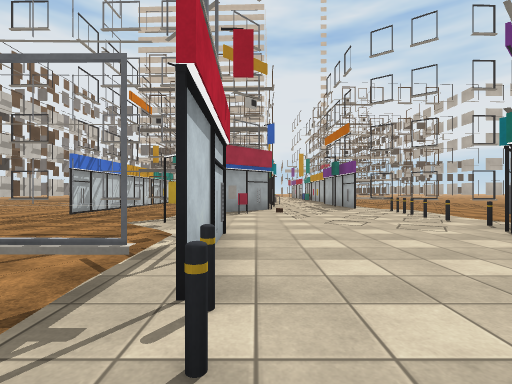
[1] (above)

24 first-person views from a walk through a scene from a Unity 3-D project. The camera is 1.2 m above the floor, looks level and sees 85° across. The floor is counted in squares, 2 m on a side. Each view is taken from the middle of a square. On the plan, view 1 faces up. The plan holds only what a view shows up to about 9 squares ahead; the rest is blank. The place goes on beyond the plan. The player is left out. Some animated figures are left out. Surface patterns are stand-ins for the level's own textures.

[2]
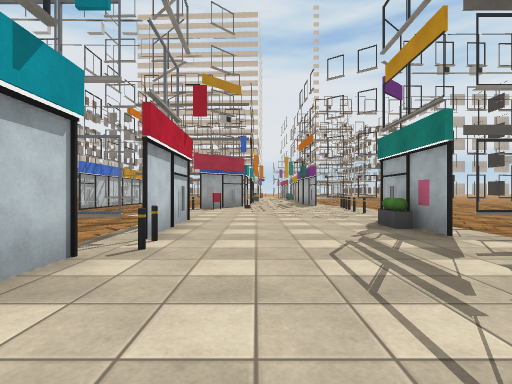

[3]
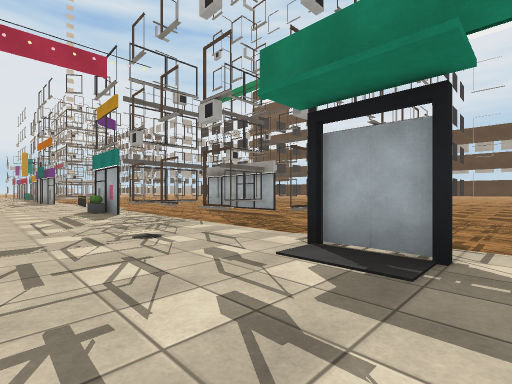

[4]
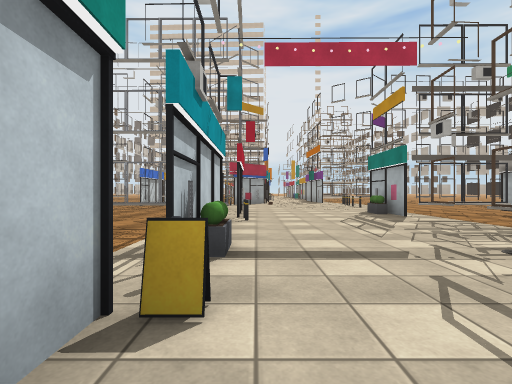

[5]
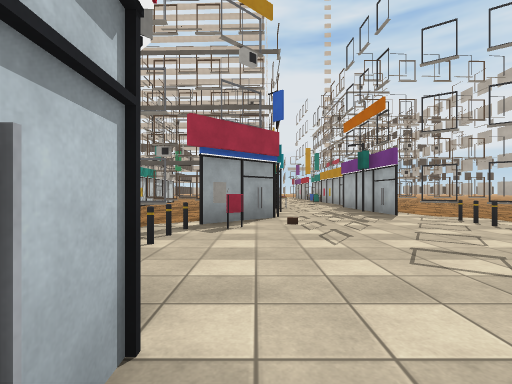

[6]
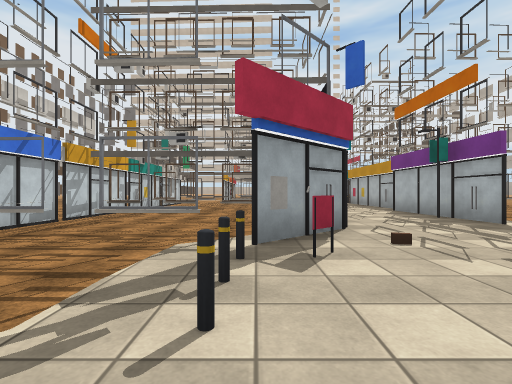

[7]
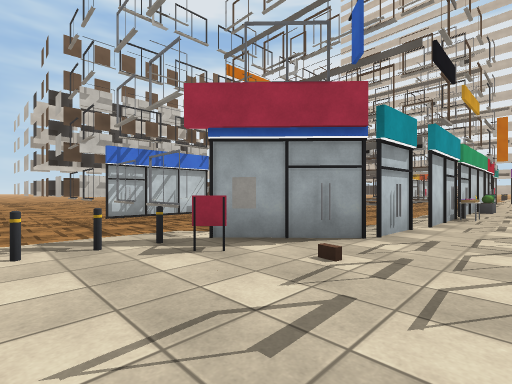

[8]
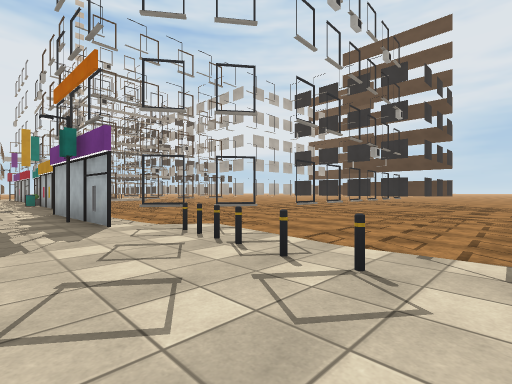

[9]
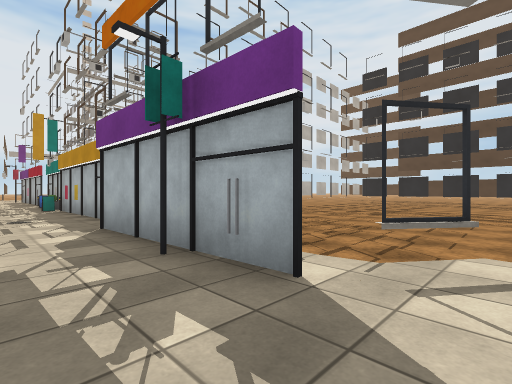

[10]
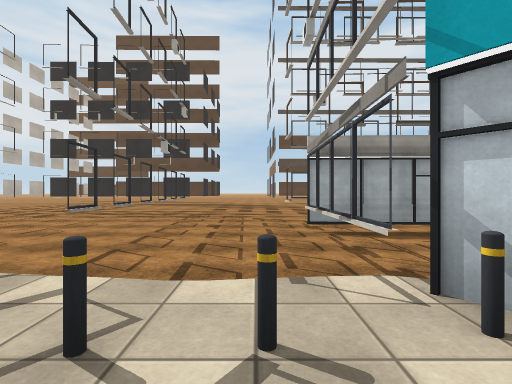

[11]
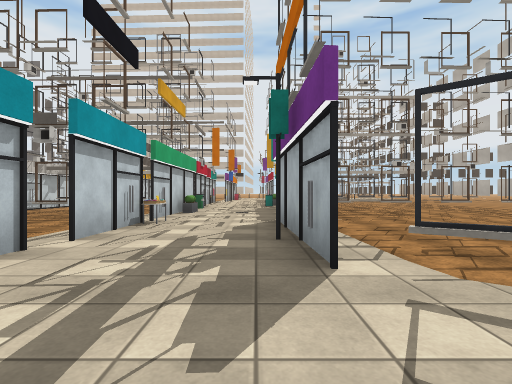

[12]
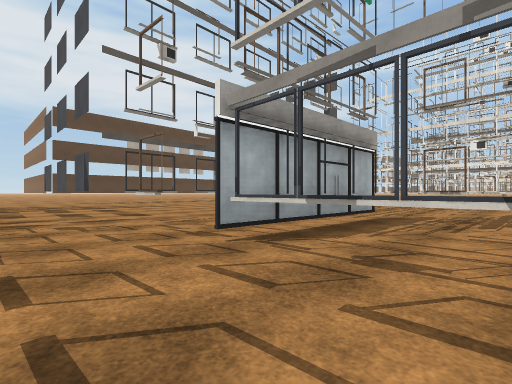

[13]
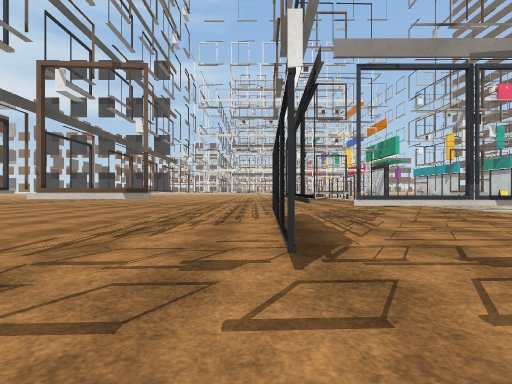

[14]
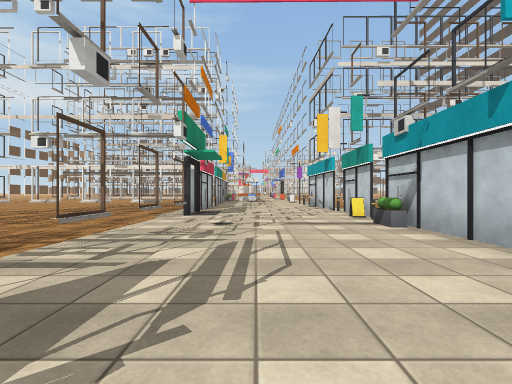

[15]
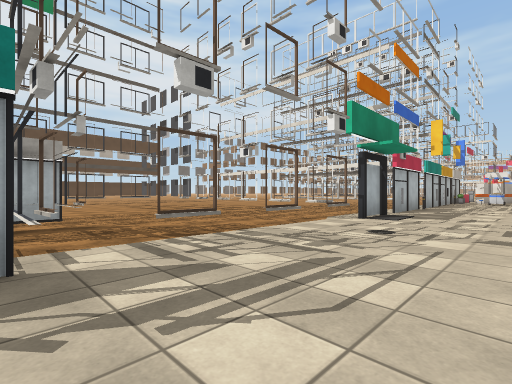

[16]
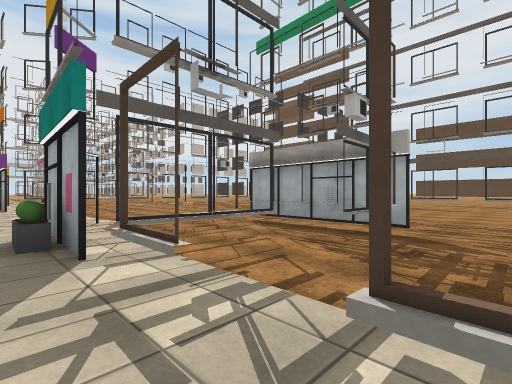

[17]
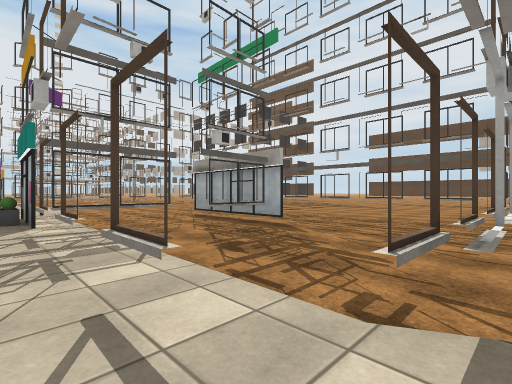

[18]
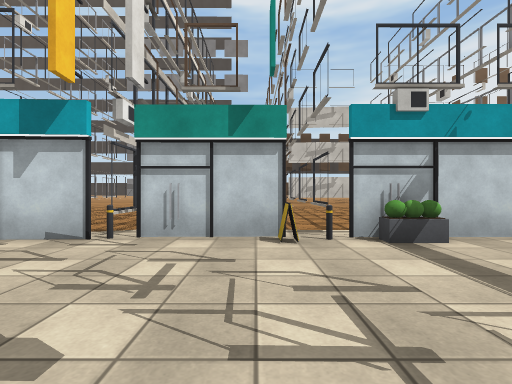

[19]
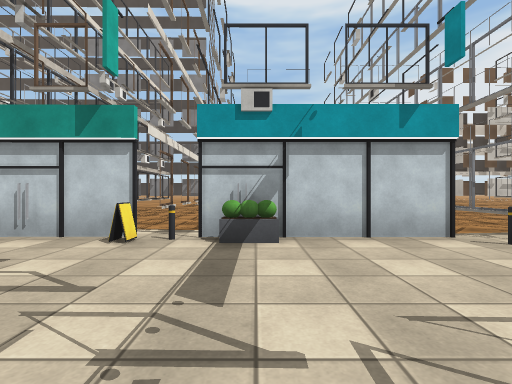

[20]
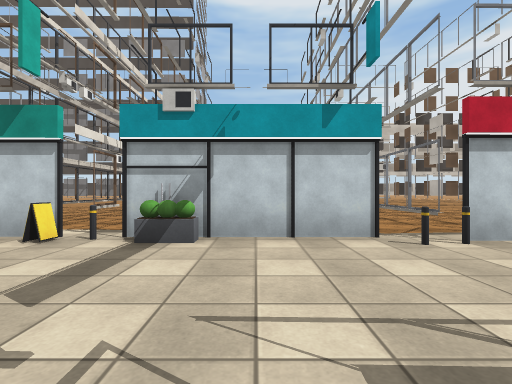

[21]
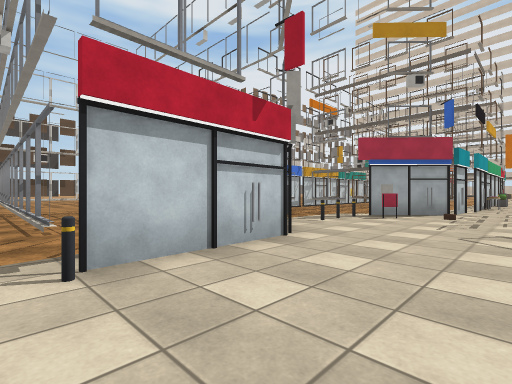

[22]
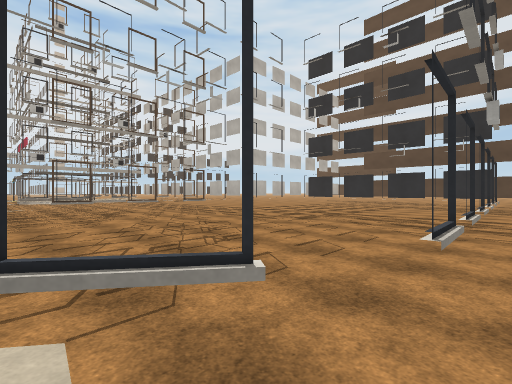

[23]
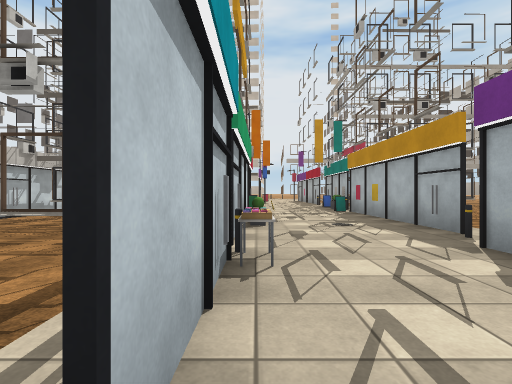

[24]
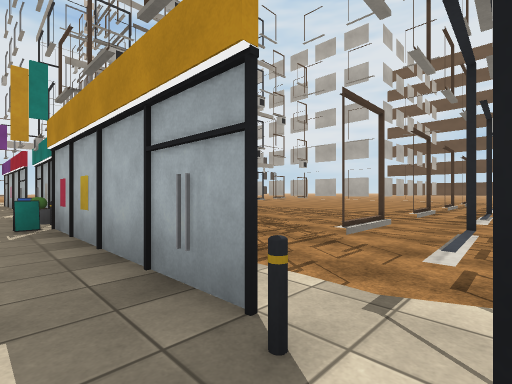

### Floor plan
Key: @ floor where view 1 was taken; # wall or solid block; x gap in a wall; . main floor; : floor 0.5 m higher than the main floor; / step, stairs or slope; = window, fence, low wall or low ledge; T thing the floor can be seen under or through; O other object.
Columns run from 6 left of view 1 to 17 right of it. Each row starts with its distance up from view 1.
 19         ::O ....
 18        O::x .......
 17        #::# .... ...
 16        O::#.........
 15       ##::OTTTTTT..
 14       #O::=.TT .. .
 13        O::#.........
 12       ##:O#.........
 11  ######:::#......... #
 10  #....#:::#......... #.
  9  #....#:::O#.......###.
  8 ###.#O#:::O/.##..#...
  7 ..../O :::O/..........
  6 ..../O::::O/............
  5   ==#:::::OTTTTTT.TT.#.#
  4  ....#::::# ..TT.TT...
  3  ....#:::OO...TT.TT..
  2  ....T::::##..TT.TT..
  1 ##TTTTO::::..TT.. T...
  0    ..T@:::=...... T...
 -1     .#::::#.......T....
 -2  ....OO::::...... #....
 -3 .####O::::=...... # .#
 -4 .... #O:::O.##.#...
 -5 .... #::::O.......
 -6 #####O::::x......

Positions as (right, up) in squares from view 1, and headings:
1: (0, 0), facing up
2: (1, -2), facing up
3: (1, -6), facing up-right
4: (0, -5), facing up
5: (0, 3), facing up
6: (-1, 5), facing up
7: (2, 6), facing up-left
8: (2, 5), facing up-right
9: (2, 9), facing up-right
10: (3, 6), facing right
11: (3, 8), facing up
12: (6, 7), facing down-right
13: (9, 7), facing down
14: (2, 3), facing down
15: (1, 2), facing down-right
16: (3, -1), facing up-right
17: (3, -4), facing up-right
18: (3, -4), facing left
19: (3, -2), facing left
20: (3, -1), facing left
21: (2, 1), facing up-left
22: (5, 8), facing up-right
23: (1, 11), facing up
24: (3, 14), facing up-right
